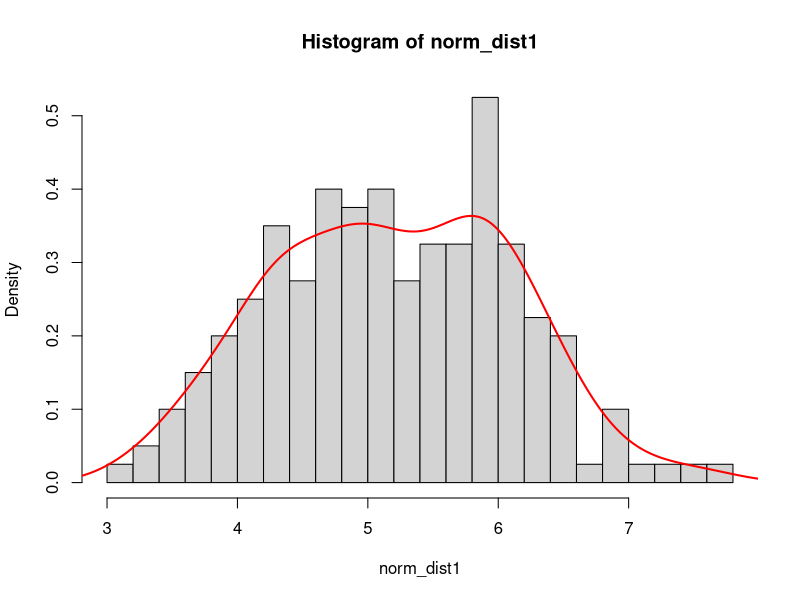
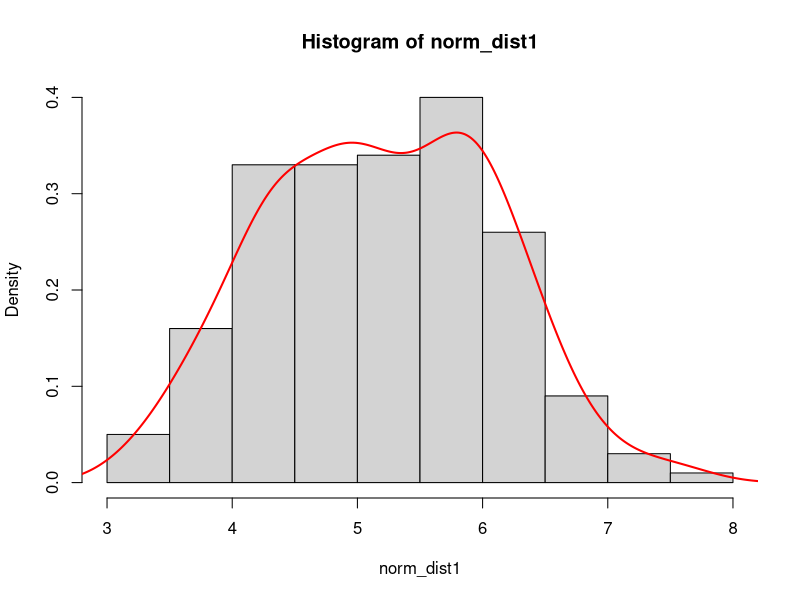
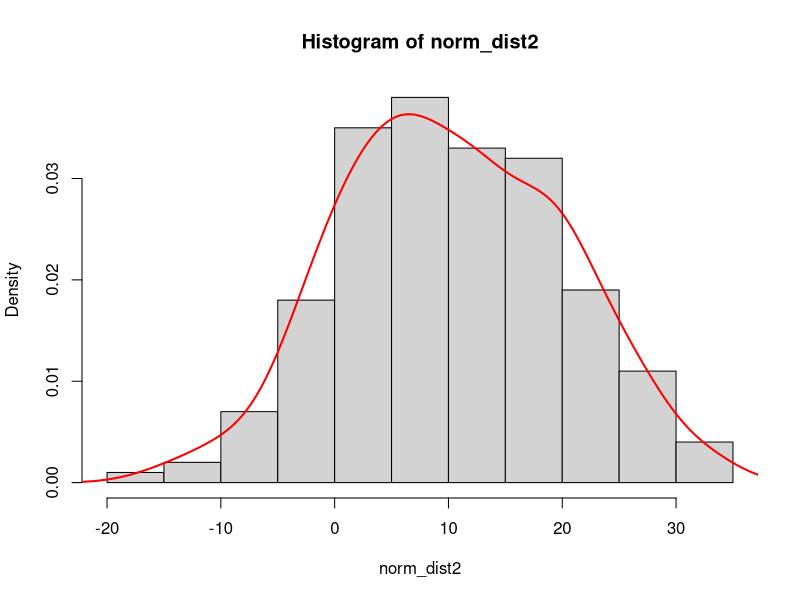
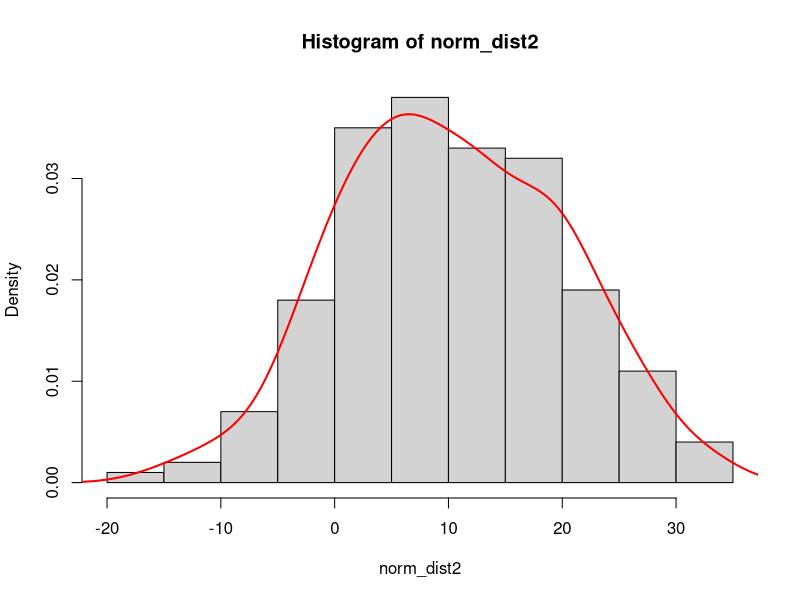
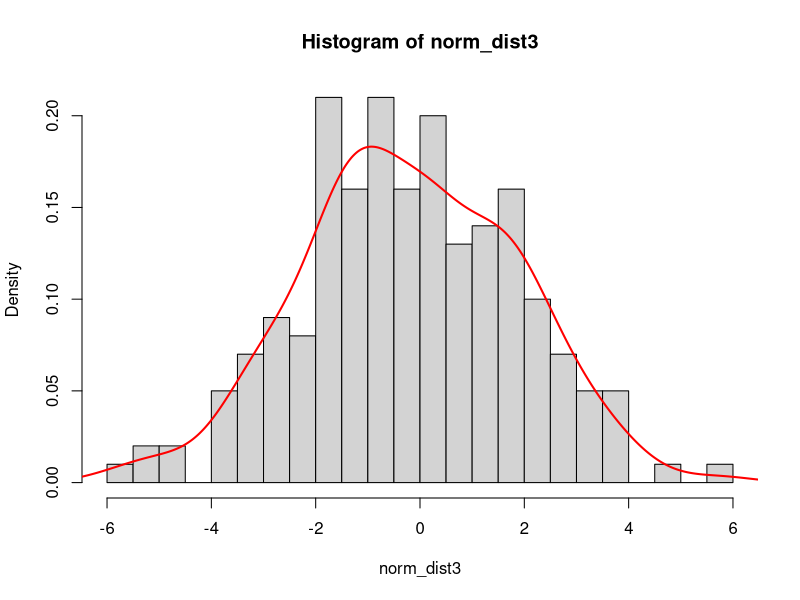
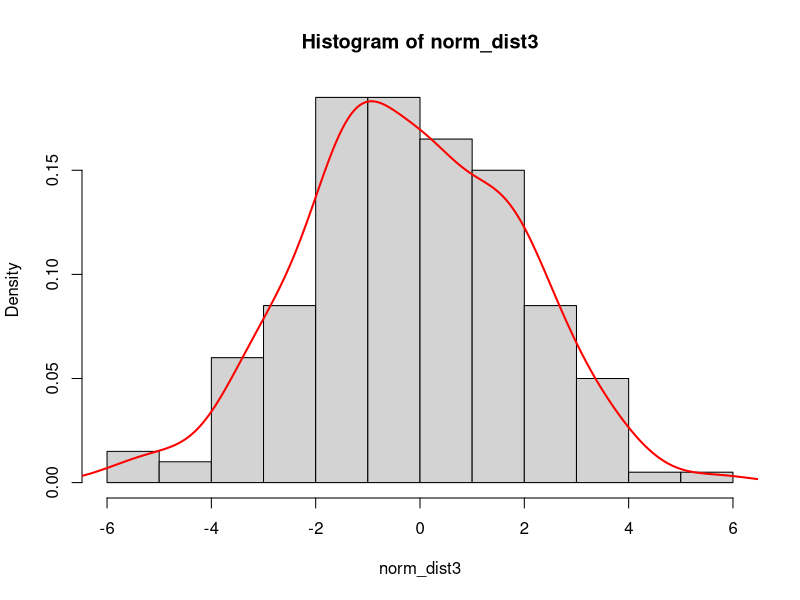
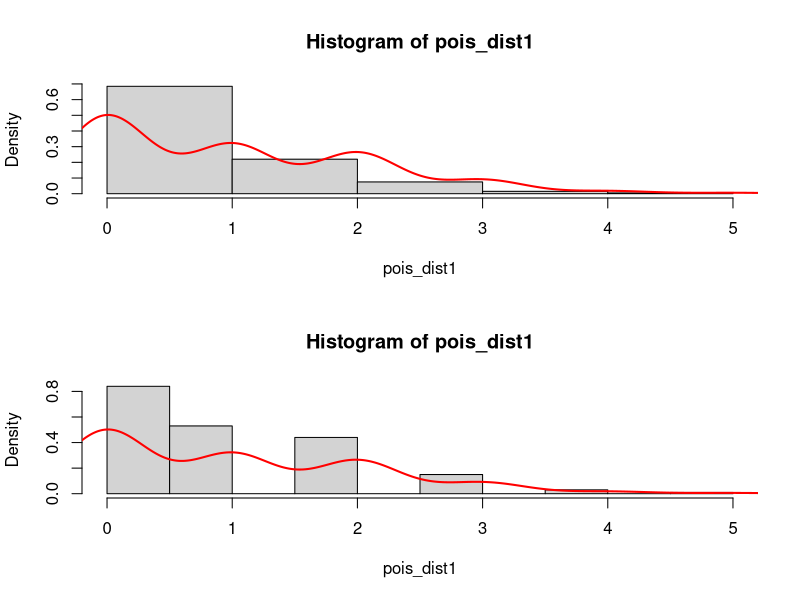
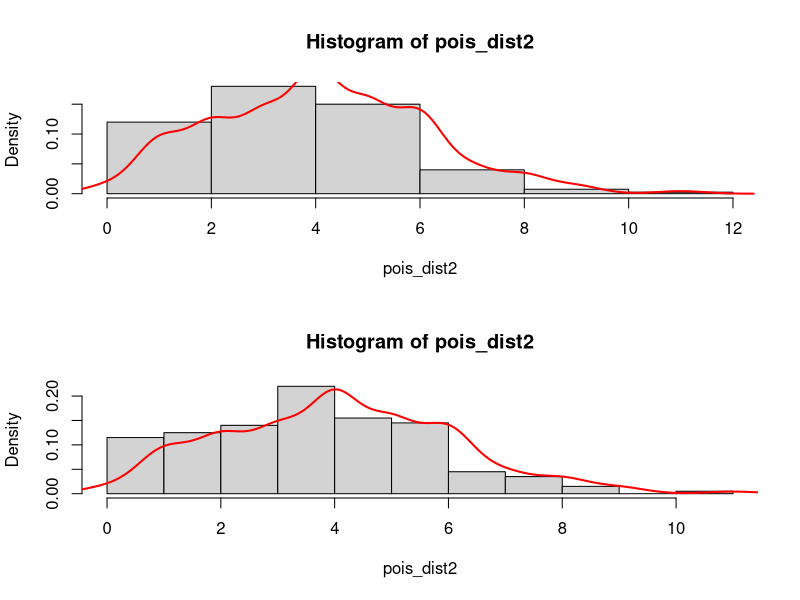

The R script that drew these images, in order:
## ---- chunk 1
#Создадим функцию для вычисления моды распределения:
getmode <- function(v) {
uniqv <- unique(v)
uniqv[which.max(tabulate(match(v, uniqv)))]
}

#Задаем нормальное распределение для трех наборов данных объемом 200:
norm_dist1 <- rnorm(200, 5, 1) 
norm_dist2 <- rnorm(200, 10, 10) 
norm_dist3 <- rnorm(200, 0, 2) 

#Вычислим среднее для первого распределения:
mean(norm_dist1)

#Вычислим медиану для первого распределения:
median(norm_dist1)

#Вычислим моду для первого распределения:
getmode(norm_dist1) 

#Вычислим дисперсию для первого распределения:
var(norm_dist1)

#Вычислим стандартное отклонение для первого распределения:
sd(norm_dist1)

#Построим гистограммы с двумя разными интервалами разбиения и графики функции плотности:
#Строим гистограмму для первого распределения с разбиениями на 20 и 10 столбцов:
hist(norm_dist1, breaks = 20, freq = 0) 
lines(density(norm_dist1), lwd = 2, col = 'Red')
hist(norm_dist1, breaks = 10, freq = 0)
lines(density(norm_dist1), lwd = 2, col = 'Red')

#Для получения параметров для второго и третьего распределения воспользуемся функцией summary:
#Второе распределение
summary(norm_dist2) 
var(norm_dist2)
sd(norm_dist2)
getmode(norm_dist2)

#Гистограммы с двумя разными интервалами разбиения (15, 8) и графики функции плотности для второго нормального распределения
hist(norm_dist2, breaks = 15, freq = 0) 
lines(density(norm_dist2), lwd = 2, col = 'Red')
hist(norm_dist2, breaks = 8, freq = 0)
lines(density(norm_dist2), lwd = 2, col = 'Red')

#Третье распределение
summary(norm_dist3) 
var(norm_dist3)
sd(norm_dist3)
getmode(norm_dist3)

#Гистограммы с двумя разными интервалами разбиения(25, 15) и графики функции плотности для третьего нормального распределения
hist(norm_dist3, breaks = 25, freq = 0) 
lines(density(norm_dist3), lwd = 2, col = 'Red')
hist(norm_dist3, breaks = 15, freq = 0)
lines(density(norm_dist3), lwd = 2, col = 'Red')
## ---- chunk 2
#задаем распределение Пуассона для трех наборов данных объемом 200:
pois_dist1 <- rpois(200, 1)
pois_dist2 <- rpois(200, 4)
pois_dist3 <- rpois(200, 10)

#Получим параметры распределения:
#Для первого распределения
summary(pois_dist1) 
var(pois_dist1)
sd(pois_dist1)
getmode(pois_dist1)

#Для второго распределения
summary(pois_dist2) 
var(pois_dist2)
sd(pois_dist2)
getmode(pois_dist2)

#Для третьего распределения
summary(pois_dist3) 
var(pois_dist3)
sd(pois_dist3)
getmode(pois_dist3)

#Для отображения двух гистограм на одном графике используем:
par(mfrow = c(2, 1))

#Строим гистограммы для распределений с разбиениями для первого (5, 10) для второго (6, 10) и третьего (8, 15) столбцов:
hist(pois_dist1, breaks = 5, freq = 0) 
lines(density(pois_dist1), lwd = 2, col = 'Red')
hist(pois_dist1, breaks = 10, freq = 0)
lines(density(pois_dist1), lwd = 2, col = 'Red')

hist(pois_dist2, breaks = 6, freq = 0) 
lines(density(pois_dist2), lwd = 2, col = 'Red')
hist(pois_dist2, breaks = 10, freq = 0)
lines(density(pois_dist2), lwd = 2, col = 'Red')

hist(pois_dist3, breaks = 8, freq = 0) 
lines(density(pois_dist3), lwd = 2, col = 'Red')
hist(pois_dist3, breaks = 15, freq = 0)
lines(density(pois_dist3), lwd = 2, col = 'Red')
## ---- chunk 3
#задаем биномиальное распределение для трех наборов данных объемом 200:
binom_dist1 <- rbinom(200, 20, 0.5)
binom_dist2 <- rbinom(200, 20, 0.75)
binom_dist3 <- rbinom(200, 40, 0.5)

#Получим параметры распределения:
#Для первого:
summary(binom_dist1) 
var(binom_dist1)
sd(binom_dist1)
getmode(binom_dist1)

#Для второго:
summary(binom_dist2) 
var(binom_dist2)
sd(binom_dist2)
getmode(binom_dist2)

#Для третьего:
summary(binom_dist3) 
var(binom_dist3)
sd(binom_dist3)
getmode(binom_dist3)

#Строим гистограмму для распределений с разбиениями для первого (5, 10) для второго (10, 8) и третьего (8, 15) столбцов:

hist(binom_dist1, breaks = 5, freq = 0) 
lines(density(binom_dist1), lwd = 2, col = 'Red')
hist(binom_dist1, breaks = 10, freq = 0)
lines(density(binom_dist1), lwd = 2, col = 'Red')

hist(binom_dist2, breaks = 6, freq = 0) 
lines(density(binom_dist2), lwd = 2, col = 'Red')
hist(binom_dist2, breaks = 10, freq = 0)
lines(density(binom_dist2), lwd = 2, col = 'Red')

hist(binom_dist3, breaks = 8, freq = 0) 
lines(density(binom_dist3), lwd = 2, col = 'Red')
hist(binom_dist3, breaks = 15, freq = 0)
lines(density(binom_dist3), lwd = 2, col = 'Red')
